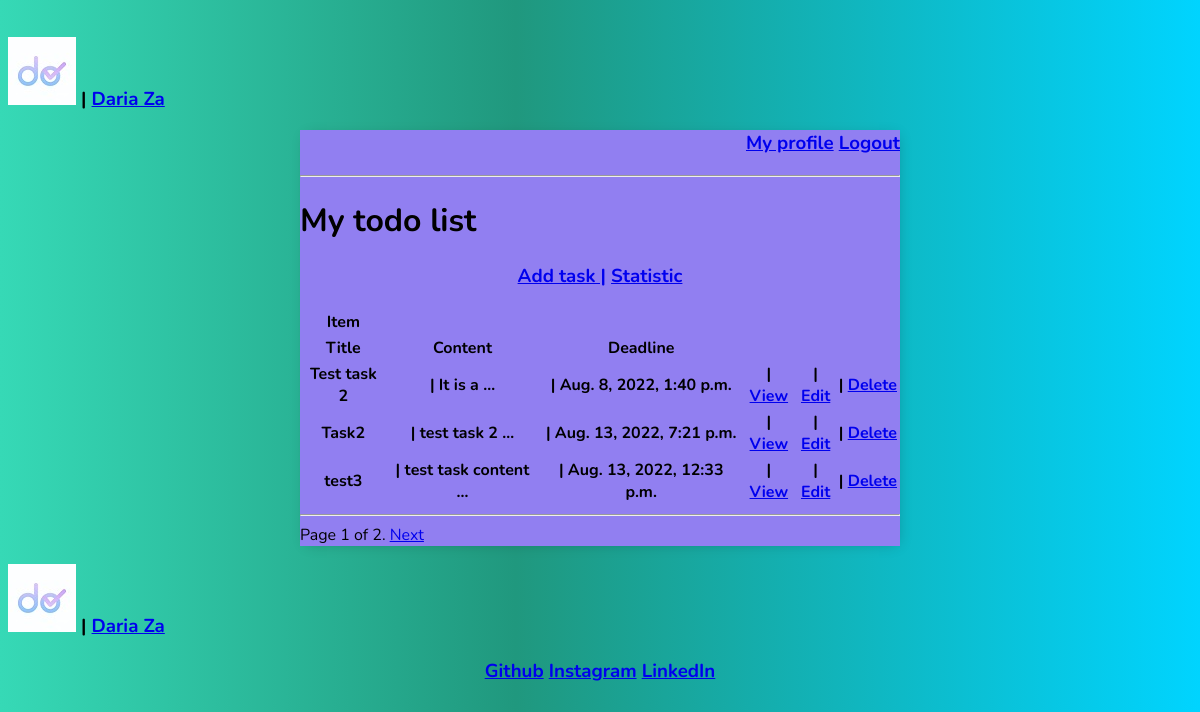
The app's page /tasks/ (signed in), older data.
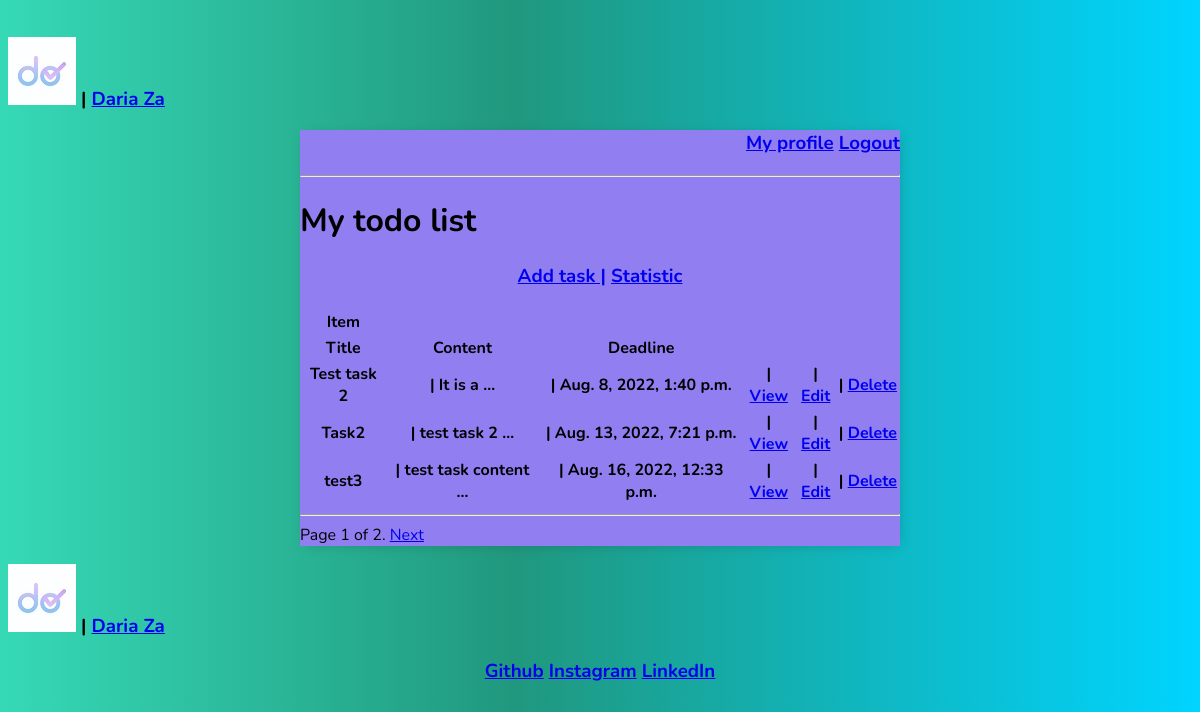
The same page, newer data.
### task_application/models.py (models this page shows, shortened)
class Task(models.Model):
    user = models.ForeignKey(settings.AUTH_USER_MODEL, on_delete=models.CASCADE)
    title = models.CharField(max_length=200)
    content = models.TextField(blank=True)
    created = models.DateTimeField(default=timezone.now, blank=True, null=True)
    due_date = models.DateTimeField(default=timezone.now, blank=True, null=True)
    done_date = models.DateTimeField(blank=True, null=True)
    status = models.CharField(choices=CHOICE_STATUS, max_length=15, default='todo')
    priority = models.CharField(choices=CHOICE_PRIORITY, max_length=7, default='medium')
    importance = models.BooleanField(default=False)
    class Meta:
        verbose_name = 'Task'

### task_application/views.py (the view)
# urls.py: path('tasks/', task_list, name='tasks'),
def task_list(request):
    task = Task.objects.filter(user_id=request.user)
    paginator = Paginator(task, 3)
    page = request.GET.get('page')
    try:
        tasks = paginator.page(page)
    except PageNotAnInteger:
        tasks = paginator.page(1)
    except EmptyPage:
        tasks = paginator.page(paginator.num_pages)
    return render(request,
                  'task_application/task_list.html',
                  {'page': page,
                   'tasks': tasks})

### task_application/templates/task_application/task_list.html (shortened to what this page needs)
<!DOCTYPE html>
<html lang="en">
<head>
{% extends 'task_application/base.html' %}
{% block content %}
</head>
<body>
{% if user.is_authenticated %}
    <h3 align="right"><a href="{% url 'profile' %}">My profile</a>
        <a href="{% url 'logout' %}">Logout</a></h3>
{% endif %}
<hr>
<h1>My todo list</h1>
<h3 align="center">
    <a href="{% url 'create_task' %}">Add task |</a>
    <a href="{% url 'statistic_list' %}"> Statistic</a>
</h3>
<table>
  <tr>
    <th>Item</th>
    <th></th>
  </tr>
  <tr>
      <th>Title</th>
      <th>Content</th>
      <th>Deadline</th>
  </tr>
  {% for task in tasks %}
    <tr>
      <th>{{task.title}}</th>
      <th>| {{task.content|truncatewords:3}}</th>
      <th>| {{task.due_date}}</th>
      <th>| <a href="{% url 'task' task.id %}">View</a></th>
      <th>| <a href="{% url 'task_update' task.id %}">Edit</a></th>
      <th>| <a href="{% url 'task_delete' task.id %} ">Delete</a></th>
    </tr>
  {% empty %}
    <h3>No items in list</h3>
  {% endfor %}
</table>
<hr>
    {% include "task_application/pagination.html" with page=tasks %}
{% endblock content %}

Row changes from the older to the newer data that the page shows:
changed Task "test3": due_date "Aug. 13, 2022, 12:33 p.m." → "Aug. 16, 2022, 12:33 p.m."
